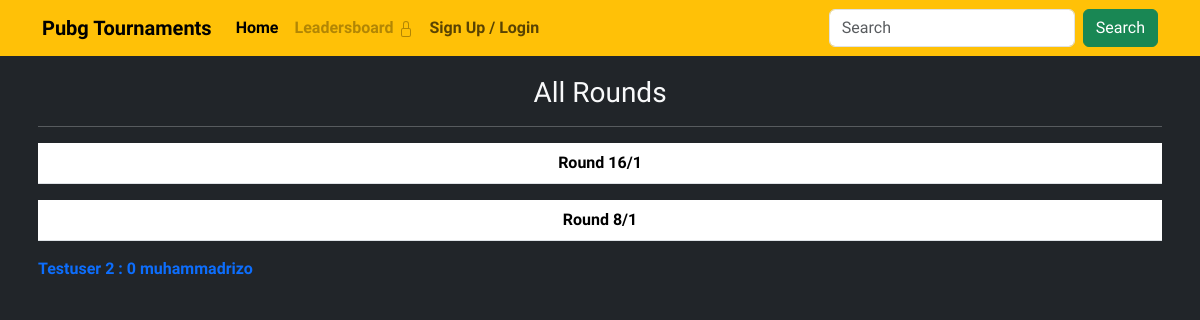
Page /784d9d54-2eb7-48e4-b118-17c5d80b8412/detail on the earlier database version.
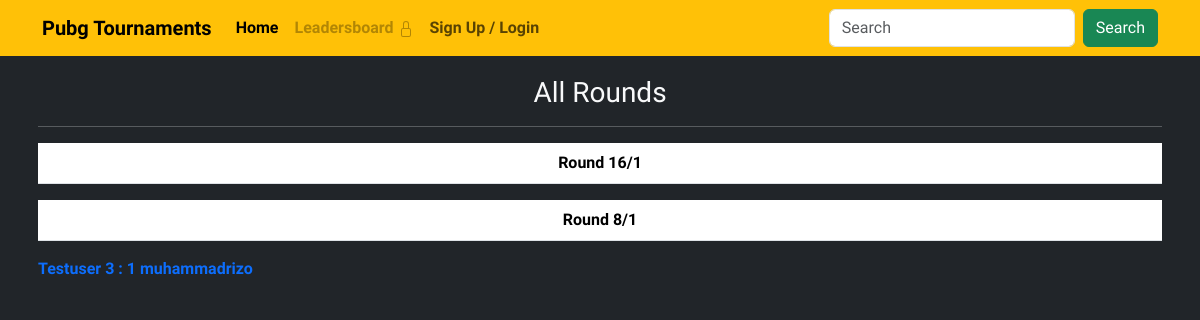
Same page on the later database version.
### base/models.py (models this page shows, shortened)
class Match(models.Model):
    id = models.UUIDField(primary_key=True, editable=False, default=uuid.uuid4)
    match_name = models.CharField(max_length=35)
    player_1 = models.ForeignKey(User, on_delete=models.DO_NOTHING, related_name = 'player1')
    player_2 = models.ForeignKey(User, on_delete=models.DO_NOTHING, related_name = 'player2')
    forround = models.ForeignKey(Round, on_delete=models.DO_NOTHING)
    first_match = models.CharField(max_length=35, blank=True, null=True)
    second_match = models.CharField(max_length=35, blank=True, null=True)
    third_match = models.CharField(max_length=35, blank=True, null=True)
    total = models.CharField(max_length=35, blank=True, null=True)

### base/views.py (the view)
# urls.py: path('<uuid:tour_id>/detail', views.tourpage,name='tour_detail'),
def tourpage(request,tour_id):
    tour = Tournament.objects.get(id=tour_id)
    if tour.started == True:
        rounds = Round.objects.all().filter(tournament=tour)
        for round in rounds:
            matches = Match.objects.all().filter(forround=round)
        context = {'rounds':rounds, 'matches':matches}
        return render(request, 'tournament/fixtures.html', context)
    else:
        context = {'tournament':tour}
        return render(request, 'tournament/pretour.html', context)

### templates/tournament/fixtures.html (shortened to what this page needs)
{% extends 'base.html' %}
{% block content %}
<div class="container py-3 px-2 text-light">
<h3 class="text-center mt-1">All Rounds</h3>
<hr>
{% if rounds %}
{% for round in rounds %}
<table class="table table-fluid w-100">
    <thead>
        <tr>
            <th class="text-center" colspan="3">
               {{round.round_number}}
            </th>
            </tr>
    </thead>
</table>
{% endfor %}
{% endif %}
{% for match in matches %}
<tr>
       <td style="width: 33%;"><a class="text-decoration-none" href=""> {{match.player_1}} </a></td>
       <td class="border" style="width: 33%;"><a href="" class="text-decoration-none"> {{match.total}} </a></td>
       <td style="width: 33%;"> <a href="" class="text-decoration-none"> {{match.player_2}} </a></td>
</tr>
{% endfor %}
</div>
{% endblock content %}

Differences in the rows shown:
changed Match "Testuser": total "2 : 0" → "3 : 1"
